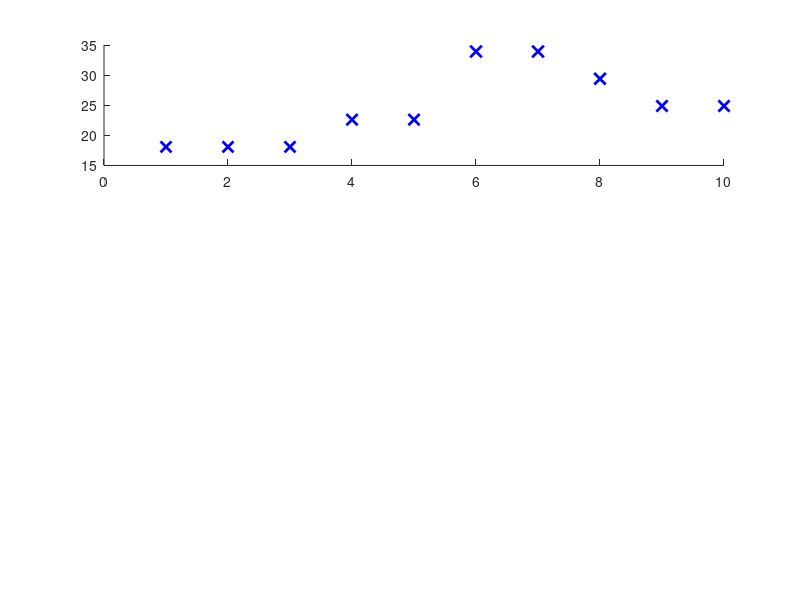

The MATLAB script that drew this image: (Note: this script raises an error after producing the figure.)
close all
% Load difference data
load("Analysis.mat");
high = Analysis.high;
low = Analysis.low;

% Extracting data from high and low structures
high_base_trq1 = high(:, 2);
high_base_trq2 = high(:, 3);
high_base_pwr = high(:, 4);
high_mpc_trq1 = high(:, 5);
high_mpc_trq2 = high(:, 6);
high_mpc_pwr = high(:, 7);

low_base_trq1 = low(:, 2);
low_base_trq2 = low(:, 3);
low_base_pwr = low(:, 4);
low_mpc_trq1 = low(:, 5);
low_mpc_trq2 = low(:, 6);
low_mpc_pwr = low(:, 7);

% Line width for increased thickness
lineWidth = 2;

% Create figures for high and low data
figure(1)

% High data
subplot(3,1,1);
z=high(:,11);
s1=scatter(1:numel(high_base_trq1), high_base_trq1, z, 'b', 'x', 'LineWidth', lineWidth);
hold on;
s1.DataTipTemplate.DataTipRows(1).Label = "i";
s1.DataTipTemplate.DataTipRows(2).Label = "Trq";
s1.DataTipTemplate.DataTipRows(3).Label = "eff";

z2=high(:,9);
s2=scatter(1:numel(high_mpc_trq1), high_mpc_trq1, z2, 'r', 'o', 'LineWidth', lineWidth);
s2.DataTipTemplate.DataTipRows(1).Label = "i";
s2.DataTipTemplate.DataTipRows(2).Label = "Trq";
s2.DataTipTemplate.DataTipRows(3).Label = "eff";
title('High Data: Trq1 Comparison');
xlabel('Step');
ylabel('Torque');
legend('Baseline', 'MPC');
grid on;

subplot(3,1,2);
z3=high(:,12);
s3=scatter(1:numel(high_base_trq2), high_base_trq2, z3, 'b', 'x', 'LineWidth', lineWidth);
hold on;
s3.DataTipTemplate.DataTipRows(1).Label = "i";
s3.DataTipTemplate.DataTipRows(2).Label = "Trq";
s3.DataTipTemplate.DataTipRows(3).Label = "eff";

z4=high(:,10);
scatter(1:numel(high_mpc_trq2), high_mpc_trq2, z4, 'r', 'o', 'LineWidth', lineWidth);
s4.DataTipTemplate.DataTipRows(1).Label = "i";
s4.DataTipTemplate.DataTipRows(2).Label = "Trq";
s4.DataTipTemplate.DataTipRows(3).Label = "eff";
title('High Data: Trq2 Comparison');
xlabel('Step');
ylabel('Torque');
legend('Baseline', 'MPC');
grid on;

subplot(3,1,3);
scatter(1:numel(high_base_pwr), high_base_pwr-high_mpc_pwr, 'b', 'x', 'LineWidth', lineWidth);
title('High Data: Power Comparison');
xlabel('Step');
ylabel('Power');
legend('Baseline - MPC Pwr');
grid on;
sgtitle('MPC Power less than Baseline Power') 

figure(2)

% Low data
subplot(3,1,1);
y1=low(:,11);
r1=scatter(1:numel(low_base_trq1), low_base_trq1, y1, 'b', 'x', 'LineWidth', lineWidth);
hold on;
r1.DataTipTemplate.DataTipRows(1).Label = "i";
r1.DataTipTemplate.DataTipRows(2).Label = "Trq";
r1.DataTipTemplate.DataTipRows(3).Label = "eff";

y2=low(:,9);
r2= scatter(1:numel(low_mpc_trq1), low_mpc_trq1, y2, 'r', 'o', 'LineWidth', lineWidth);
r2.DataTipTemplate.DataTipRows(1).Label = "i";
r2.DataTipTemplate.DataTipRows(2).Label = "Trq";
r2.DataTipTemplate.DataTipRows(3).Label = "eff";
title('Low Data: Trq1 Comparison');
xlabel('Step');
ylabel('Torque');
legend('Baseline', 'MPC');
grid on;

subplot(3,1,2);
y3=low(:,12);
r3=scatter(1:numel(low_base_trq2), low_base_trq2, y3, 'b', 'x', 'LineWidth', lineWidth);
hold on;
r3.DataTipTemplate.DataTipRows(1).Label = "i";
r3.DataTipTemplate.DataTipRows(2).Label = "Trq";
r3.DataTipTemplate.DataTipRows(3).Label = "eff";

y4=low(:,10);
r4=scatter(1:numel(low_mpc_trq2), low_mpc_trq2, y4, 'r', 'o', 'LineWidth', lineWidth);
r4.DataTipTemplate.DataTipRows(1).Label = "i";
r4.DataTipTemplate.DataTipRows(2).Label = "Trq";
r4.DataTipTemplate.DataTipRows(3).Label = "eff";
title('Low Data: Trq2 Comparison');
xlabel('Step');
ylabel('Torque');
legend('Baseline', 'MPC');
grid on;

subplot(3,1,3);
scatter(1:numel(low_mpc_pwr), low_mpc_pwr-low_base_pwr, 'r', 'o', 'LineWidth', lineWidth);
%scatter(1:numel(low_base_pwr), low_base_pwr, 'b', 'x', 'LineWidth', lineWidth);
%hold on;
%scatter(1:numel(low_mpc_pwr), low_mpc_pwr, 'r', 'o', 'LineWidth', lineWidth);
title('Low Data: Power Comparison');
xlabel('Step');
ylabel('Power');
%legend('Baseline', 'MPC');
legend('MPC - Baseline Pwr');
grid on;
sgtitle('MPC Power greater than Baseline power')

%% Random Points
random = Analysis.random; % Use Analysis.random instead of high and low

% Extracting data from random structure
random_base_trq1 = random(:, 2);
random_base_trq2 = random(:, 3);
random_base_pwr = random(:, 4);
random_mpc_trq1 = random(:, 5);
random_mpc_trq2 = random(:, 6);
random_mpc_pwr = random(:, 7);

% Line width for increased thickness
lineWidth = 2;

% Create figures for random data
figure(3)

% Random data
subplot(3,1,1);
c=random(:,11);
d=scatter(1:numel(random_base_trq1), random_base_trq1, c, 'b', 'x', 'LineWidth', lineWidth);
hold on;
d.DataTipTemplate.DataTipRows(1).Label = "i";
d.DataTipTemplate.DataTipRows(2).Label = "Trq";
d.DataTipTemplate.DataTipRows(3).Label = "eff";

c2=random(:,9);
d2=scatter(1:numel(random_mpc_trq1), random_mpc_trq1, c2, 'r', 'o', 'LineWidth', lineWidth);
d2.DataTipTemplate.DataTipRows(1).Label = "i";
d2.DataTipTemplate.DataTipRows(2).Label = "Trq";
d2.DataTipTemplate.DataTipRows(3).Label = "eff";
title('Random Data: Trq1 Comparison');
xlabel('Step');
ylabel('Torque');
legend('Baseline', 'MPC');
grid on;

subplot(3,1,2);
c3=random(:,12);
d3=scatter(1:numel(random_base_trq2), random_base_trq2, c3, 'b', 'x', 'LineWidth', lineWidth);
hold on;
d3.DataTipTemplate.DataTipRows(1).Label = "i";
d3.DataTipTemplate.DataTipRows(2).Label = "Trq";
d3.DataTipTemplate.DataTipRows(3).Label = "eff";

c4=random(:,10);
d4=scatter(1:numel(random_mpc_trq2), random_mpc_trq2, c4, 'r', 'o', 'LineWidth', lineWidth);
d4.DataTipTemplate.DataTipRows(1).Label = "i";
d4.DataTipTemplate.DataTipRows(2).Label = "Trq";
d4.DataTipTemplate.DataTipRows(3).Label = "eff";
title('Random Data: Trq2 Comparison');
xlabel('Step');
ylabel('Torque');
legend('Baseline', 'MPC');
grid on;

subplot(3,1,3);
scatter(1:numel(random_base_pwr), random_base_pwr-random_mpc_pwr, 'b', 'x', 'LineWidth', lineWidth);
title('Middle Data: Power Comparison');
xlabel('Step');
ylabel('Power');
legend('Baseline - MPC Pwr');
grid on;
sgtitle('MPC Power less than Baseline Power (middle)');